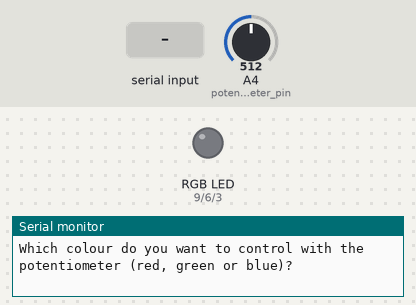
Recording of a sketch running on a simulated Arduino Uno, built with avr-gcc and run on an emulated ATmega328P. Parts: an RGB LED mixed from three pins (HIGH = lit), the last lines printed to the serial monitor. Inputs (shaded band) come from the test bench; at power-on: A4 (potentiometer_pin) = 512.

Above: at 0.8 s.
0.9 s: "blue" received over Serial
At 2.9 s:
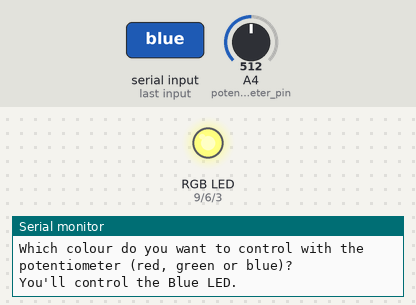
3.4 s: A4 (potentiometer_pin) set to 716
At 3.9 s:
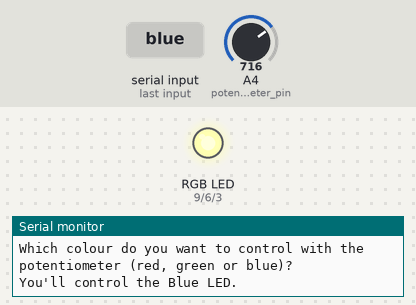
4.9 s: "green" received over Serial
At 7.1 s:
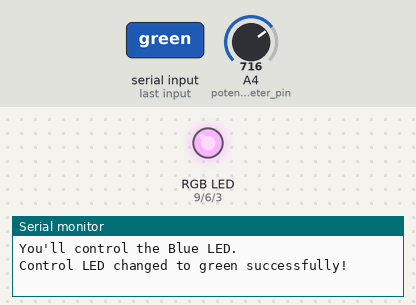
7.4 s: "red" received over Serial
At 9.0 s:
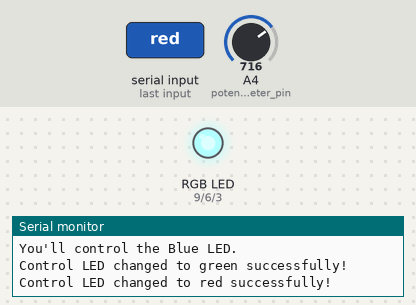
9.9 s: A4 (potentiometer_pin) set to 900
At 11.1 s:
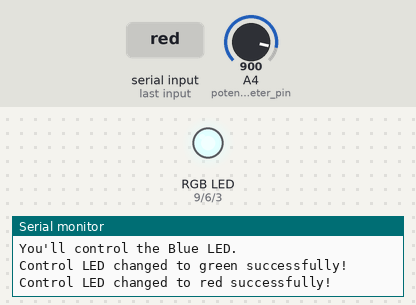
11.4 s: A4 (potentiometer_pin) set to 511
At 12.4 s:
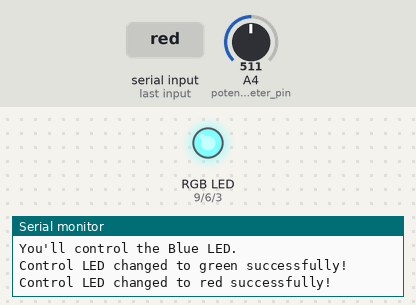
Timing chart, 0 to 13.9 s (numbered marks = the images above; inputs shaded):
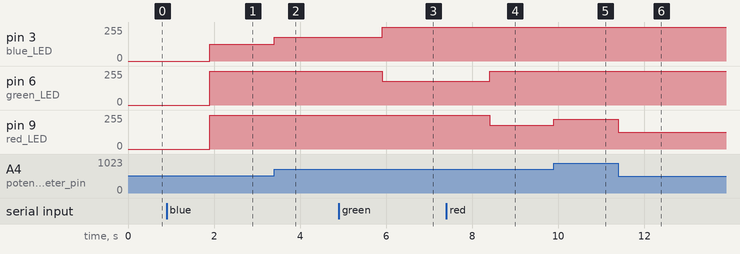

Measured:
- after the input at 0.9 s, pin 3 (blue_LED): 0/255 → 127/255 after 1.0 s; pin 6 (green_LED), pin 9 (red_LED): 0/255 → 255/255 after 1.0 s
- after the input at 3.4 s, pin 3 (blue_LED): 127/255 → 178/255 at once
- after the input at 4.9 s, pin 3 (blue_LED): 178/255 → 255/255 after 1.0 s; pin 6 (green_LED): 255/255 → 178/255 after 1.0 s
- after the input at 7.4 s, pin 6 (green_LED): 178/255 → 255/255 after 1.0 s; pin 9 (red_LED): 255/255 → 178/255 after 1.0 s
- after the input at 9.9 s, pin 9 (red_LED): 178/255 → 224/255 at once
- after the input at 11.4 s, pin 9 (red_LED): 224/255 → 127/255 at once

The sketch:

21_Potentiometer_RGB_LED_Control.ino
```cpp
/// RGB LED; with potentiomenter

int blue_LED = 3;
int green_LED = 6;
int red_LED = 9;

int potentiometer_pin = A4;
int read_value;
int brightness;

String message = "Which colour do you want to control with the potentiometer (red, green or blue)?";
String color_choice;

void setup() {
  // put your setup code here, to run once:
  pinMode(blue_LED, OUTPUT);
  pinMode(green_LED, OUTPUT);
  pinMode(red_LED, OUTPUT);

  pinMode(potentiometer_pin, INPUT);


  Serial.begin(9600);


  // Ask user which color they want to control at startup
  Serial.println(message);

  while(Serial.available() == 0){

  }

  color_choice = Serial.readString();

  if (color_choice == "blue"){
    Serial.println("You'll control the Blue LED.");
  } else if (color_choice == "green"){
    Serial.println("You'll control the Green LED.");
  } else if (color_choice == "red"){
    Serial.println("You'll control the Red LED.");
  } else {
    Serial.print(color_choice);
    Serial.println(" is an invalid choice! Please try again!");
  }
}

void loop() {
  // put your main code here, to run repeatedly:

  if (Serial.available() != 0){
    color_choice = Serial.readString();
    if (color_choice == "blue" || color_choice == "green" || color_choice == "red"){
      Serial.println();
      Serial.print("Control LED changed to ");
      Serial.print(color_choice);
      Serial.println(" successfully!");
      Serial.println();
    } else {
      Serial.print(color_choice);
      Serial.println(" is an invalid choice! Please try again!");
      Serial.println();
    }
  }

  read_value = analogRead(potentiometer_pin);
  brightness = map(read_value, 0, 1023, 0, 255); // brightness = (255. / 1023.) * read_value;

  if (color_choice == "blue"){
    analogWrite(blue_LED, brightness);
    analogWrite(green_LED, 255);
    analogWrite(red_LED, 255);
  } else if (color_choice == "green"){
    analogWrite(blue_LED, 255);
    analogWrite(green_LED, brightness);
    analogWrite(red_LED, 255);
  } else if (color_choice == "red"){
    analogWrite(blue_LED, 255);
    analogWrite(green_LED, 255);
    analogWrite(red_LED, brightness);
  } else {
    analogWrite(blue_LED, 0);
    analogWrite(green_LED, 0);
    analogWrite(red_LED, 0);
  }

}
```
